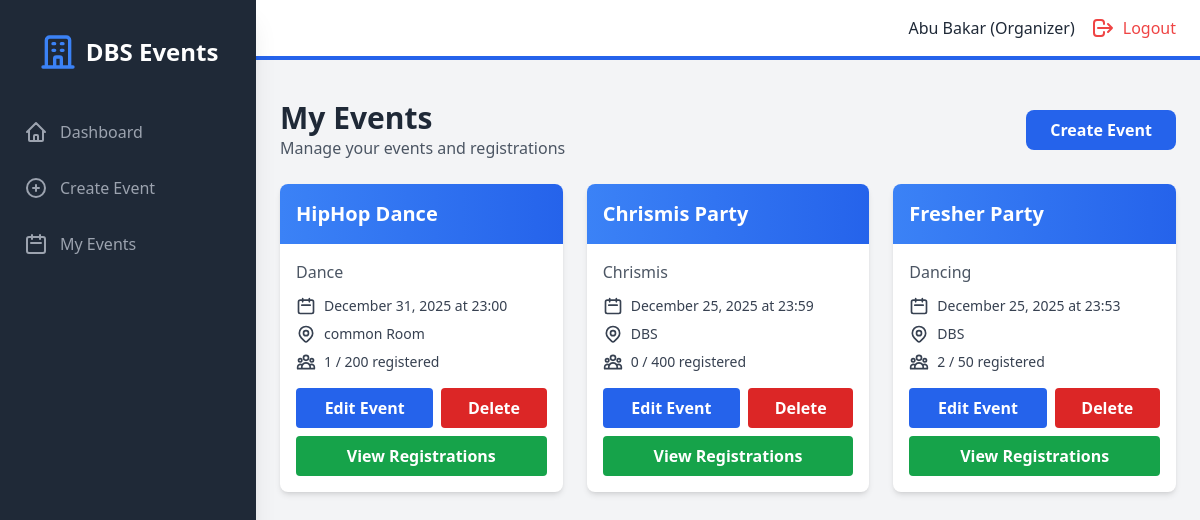
Screenshot of /organizer/events (signed in) with the database file from the repository.
### models.py (models this page shows, shortened)
class User(UserMixin, db.Model):
    id = db.Column(db.Integer, primary_key=True)
    student_number = db.Column(db.String(50), unique=True, nullable=True)
    email = db.Column(db.String(120), unique=True, nullable=False)
    password_hash = db.Column(db.String(200), nullable=False)
    name = db.Column(db.String(100), nullable=False)
    role = db.Column(db.String(20), nullable=False)  # superadmin, organizer, student
    created_at = db.Column(db.DateTime, default=datetime.utcnow)
    societies = db.relationship('Society', backref='head', lazy=True)
    events_created = db.relationship('Event', backref='creator', lazy=True)
    registrations = db.relationship('Registration', backref='student', lazy=True)

class Event(db.Model):
    id = db.Column(db.Integer, primary_key=True)
    title = db.Column(db.String(200), nullable=False)
    description = db.Column(db.Text, nullable=True)
    event_date = db.Column(db.DateTime, nullable=False)
    location = db.Column(db.String(200), nullable=False)
    capacity = db.Column(db.Integer, nullable=False)
    is_paid = db.Column(db.Boolean, default=False)
    cost = db.Column(db.Float, default=0.0)
    society_id = db.Column(db.Integer, db.ForeignKey('society.id'), nullable=True)
    created_by = db.Column(db.Integer, db.ForeignKey('user.id'), nullable=False)
    created_at = db.Column(db.DateTime, default=datetime.utcnow)
    registrations = db.relationship('Registration', backref='event', lazy=True, cascade='all, delete-orphan')
    def get_registered_count(self):
        return len(self.registrations)

### backend/routes/organizer.py (the view)
@organizer_bp.route("/organizer/events", endpoint="organizer_events")
@organizer_required
def organizer_events():
    my_events = Event.query.filter_by(created_by=current_user.id).order_by(
        Event.event_date.desc()
    ).all()
    return render_template("organizer/events.html", events=my_events)

### backend/main.py (called while the page is built)
@login_manager.user_loader
def load_user(user_id):
    return User.query.get(int(user_id))

### frontend/templates/organizer/events.html (shortened to what this page needs)
{% extends "base.html" %}
{% block auth_content %}
<div class="mb-6 flex justify-between items-center">
    <div>
        <h1 class="text-3xl font-bold text-gray-800">My Events</h1>
        <p class="text-gray-600">Manage your events and registrations</p>
    </div>
    <a href="{{ url_for('organizer.organizer_add_event') }}" class="bg-blue-600 text-white px-6 py-2 rounded-lg hover:bg-blue-700 font-semibold">
        Create Event
    </a>
</div>
{% if events %}
<div class="grid grid-cols-1 md:grid-cols-2 lg:grid-cols-3 gap-6">
    {% for event in events %}
    <div class="bg-white rounded-lg shadow-md overflow-hidden hover:shadow-lg transition">
        <div class="bg-gradient-to-r from-blue-500 to-blue-600 p-4">
            <h3 class="text-xl font-bold text-white">{{ event.title }}</h3>
        </div>
        <div class="p-4">
            <p class="text-gray-600 mb-3">{{ event.description[:100] }}{% if event.description|length > 100 %}...{% endif %}</p>
            <div class="space-y-2 text-sm mb-4">
                <div class="flex items-center text-gray-700">
                    <svg class="w-5 h-5 mr-2" fill="none" stroke="currentColor" viewBox="0 0 24 24">
                        <path stroke-linecap="round" stroke-linejoin="round" stroke-width="2" d="M8 7V3m8 4V3m-9 8h10M5 21h14a2 2 0 002-2V7a2 2 0 00-2-2H5a2 2 0 00-2 2v12a2 2 0 002 2z"></path>
                    </svg>
                    {{ event.event_date.strftime('%B %d, %Y at %H:%M') }}
                </div>
                <div class="flex items-center text-gray-700">
                    {{ event.location }}
                </div>
                <div class="flex items-center text-gray-700">
                    {{ event.get_registered_count() }} / {{ event.capacity }} registered
                </div>
            </div>
            <div class="mt-4 flex space-x-2">
                <a href="{{ url_for('organizer.organizer_edit_event', event_id=event.id) }}"
                   class="flex-1 bg-blue-600 text-white px-4 py-2 rounded hover:bg-blue-700 font-semibold text-center">
                    Edit Event
                </a>
                <form method="POST" action="{{ url_for('organizer.organizer_delete_event', event_id=event.id) }}"
                      onsubmit="return confirm('Are you sure you want to delete {{ event.title }}?')"
                      class="flex-1">
                    <button type="submit" class="w-full bg-red-600 text-white px-4 py-2 rounded hover:bg-red-700 font-semibold">
                        Delete
                    </button>
                </form>
            </div>
            <div class="mt-2">
                <a href="{{ url_for('registrations.view_registrations', event_id=event.id) }}"
                   class="block w-full bg-green-600 text-white px-4 py-2 rounded hover:bg-green-700 font-semibold text-center">
                    View Registrations
                </a>
            </div>
        </div>
    </div>
    {% endfor %}
</div>
{% endif %}
{% endblock %}

### frontend/templates/base.html (shortened to what this page needs)
<!DOCTYPE html>
<html lang="en">
<head>
    <script src="https://cdn.tailwindcss.com"></script>
    <link rel="stylesheet" href="{{ url_for('static', filename='css/style.css') }}">
</head>
<body class="bg-gray-100">
    {% if current_user.is_authenticated %}
    <div class="flex h-screen bg-gray-100">
        <div id="sidebar" class="sidebar fixed inset-y-0 left-0 z-30 w-64 bg-gray-800 overflow-y-auto transition duration-300 ease-out md:translate-x-0 md:static md:shadow-xl sidebar-closed">
            <div class="flex items-center justify-center mt-8">
                <div class="flex items-center">
                    <svg class="h-10 w-10 text-blue-500" fill="none" stroke="currentColor" viewBox="0 0 24 24">
                        <path stroke-linecap="round" stroke-linejoin="round" stroke-width="2" d="M19 21V5a2 2 0 00-2-2H7a2 2 0 00-2 2v16m14 0h2m-2 0h-5m-9 0H3m2 0h5M9 7h1m-1 4h1m4-4h1m-1 4h1m-5 10v-5a1 1 0 011-1h2a1 1 0 011 1v5m-4 0h4"></path>
                    </svg>
                    <span class="text-white text-2xl font-semibold ml-2">DBS Events</span>
                </div>
            </div>
            <nav class="mt-10">
                {% if current_user.role == 'superadmin' %}
                    <a class="flex items-center mt-4 py-2 px-6 text-gray-400 hover:bg-gray-700 hover:text-white" href="{{ url_for('admin.admin_dashboard') }}">
                        <svg class="h-6 w-6" fill="none" stroke="currentColor" viewBox="0 0 24 24"><path stroke-linecap="round" stroke-linejoin="round" stroke-width="2" d="M3 12l2-2m0 0l7-7 7 7M5 10v10a1 1 0 001 1h3m10-11l2 2m-2-2v10a1 1 0 01-1 1h-3m-6 0a1 1 0 001-1v-4a1 1 0 011-1h2a1 1 0 011 1v4a1 1 0 001 1m-6 0h6"></path></svg>
                        <span class="mx-3">Dashboard</span>
                    </a>
                    <a class="flex items-center mt-4 py-2 px-6 text-gray-400 hover:bg-gray-700 hover:text-white" href="{{ url_for('admin.admin_organizers') }}">
                        <svg class="h-6 w-6" fill="none" stroke="currentColor" viewBox="0 0 24 24"><path stroke-linecap="round" stroke-linejoin="round" stroke-width="2" d="M17 20h5v-2a3 3 0 00-5.356-1.857M17 20H7m10 0v-2c0-.656-.126-1.283-.356-1.857m0 0a5.002 5.002 0 019.288 0M15 7a3 3 0 11-6 0 3 3 0 016 0zm6 3a2 2 0 11-4 0 2 2 0 014 0zM7 10a2 2 0 11-4 0 2 2 0 014 0z"></path></svg>
                        <span class="mx-3">Organizers</span>
                    </a>
                    <a class="flex items-center mt-4 py-2 px-6 text-gray-400 hover:bg-gray-700 hover:text-white" href="{{ url_for('admin.admin_students') }}">
                        <svg class="h-6 w-6" fill="none" stroke="currentColor" viewBox="0 0 24 24"><path stroke-linecap="round" stroke-linejoin="round" stroke-width="2" d="M12 4.354a4 4 0 110 5.292M15 21H3v-1a6 6 0 0112 0v1zm0 0h6v-1a6 6 0 00-9-5.197M13 7a4 4 0 11-8 0 4 4 0 018 0z"></path></svg>
                        <span class="mx-3">Students</span>
                    </a>
                    <a class="flex items-center mt-4 py-2 px-6 text-gray-400 hover:bg-gray-700 hover:text-white" href="{{ url_for('admin.admin_societies') }}">
                        <svg class="h-6 w-6" fill="none" stroke="currentColor" viewBox="0 0 24 24"><path stroke-linecap="round" stroke-linejoin="round" stroke-width="2" d="M19 21V5a2 2 0 00-2-2H7a2 2 0 00-2 2v16m14 0h2m-2 0h-5m-9 0H3m2 0h5M9 7h1m-1 4h1m4-4h1m-1 4h1m-5 10v-5a1 1 0 011-1h2a1 1 0 011 1v5m-4 0h4"></path></svg>
                        <span class="mx-3">Societies</span>
                    </a>
                    <a class="flex items-center mt-4 py-2 px-6 text-gray-400 hover:bg-gray-700 hover:text-white" href="{{ url_for('admin.admin_events') }}">
                        <svg class="h-6 w-6" fill="none" stroke="currentColor" viewBox="0 0 24 24"><path stroke-linecap="round" stroke-linejoin="round" stroke-width="2" d="M8 7V3m8 4V3m-9 8h10M5 21h14a2 2 0 002-2V7a2 2 0 00-2-2H5a2 2 0 00-2 2v12a2 2 0 002 2z"></path></svg>
                        <span class="mx-3">All Events</span>
                    </a>
                {% elif current_user.role == 'organizer' %}
                    <a class="flex items-center mt-4 py-2 px-6 text-gray-400 hover:bg-gray-700 hover:text-white" href="{{ url_for('organizer.organizer_dashboard') }}">
                        <svg class="h-6 w-6" fill="none" stroke="currentColor" viewBox="0 0 24 24"><path stroke-linecap="round" stroke-linejoin="round" stroke-width="2" d="M3 12l2-2m0 0l7-7 7 7M5 10v10a1 1 0 001 1h3m10-11l2 2m-2-2v10a1 1 0 01-1 1h-3m-6 0a1 1 0 001-1v-4a1 1 0 011-1h2a1 1 0 011 1v4a1 1 0 001 1m-6 0h6"></path></svg>
                        <span class="mx-3">Dashboard</span>
                    </a>
                    <a class="flex items-center mt-4 py-2 px-6 text-gray-400 hover:bg-gray-700 hover:text-white" href="{{ url_for('organizer.organizer_add_event') }}">
                        <svg class="h-6 w-6" fill="none" stroke="currentColor" viewBox="0 0 24 24"><path stroke-linecap="round" stroke-linejoin="round" stroke-width="2" d="M12 9v3m0 0v3m0-3h3m-3 0H9m12 0a9 9 0 11-18 0 9 9 0 0118 0z"></path></svg>
                        <span class="mx-3">Create Event</span>
                    </a>
                    <a class="flex items-center mt-4 py-2 px-6 text-gray-400 hover:bg-gray-700 hover:text-white" href="{{ url_for('organizer.organizer_dashboard') }}">
                        <svg class="h-6 w-6" fill="none" stroke="currentColor" viewBox="0 0 24 24"><path stroke-linecap="round" stroke-linejoin="round" stroke-width="2" d="M8 7V3m8 4V3m-9 8h10M5 21h14a2 2 0 002-2V7a2 2 0 00-2-2H5a2 2 0 00-2 2v12a2 2 0 002 2z"></path></svg>
                        <span class="mx-3">My Events</span>
                    </a>
                {% endif %}
            </nav>
        </div>
        <div class="flex-1 flex flex-col overflow-hidden">
            <header class="flex justify-between items-center py-4 px-6 bg-white border-b-4 border-blue-600">
                <div class="flex items-center">
                    <span class="text-gray-800 mr-4">{{ current_user.name }} ({{ current_user.role | capitalize }})</span>
                    <a href="{{ url_for('public.logout') }}" class="flex items-center text-red-500 hover:text-red-700">
                        <svg class="h-6 w-6" fill="none" stroke="currentColor" viewBox="0 0 24 24"><path stroke-linecap="round" stroke-linejoin="round" stroke-width="2" d="M17 16l4-4m0 0l-4-4m4 4H7m6 4v1a3 3 0 01-3 3H6a3 3 0 01-3-3v-10a3 3 0 013-3h4a3 3 0 013 3v1"></path></svg>
                        <span class="ml-2 hidden sm:inline">Logout</span>
                    </a>
                </div>
            </header>
            <div class="px-6 pt-4">
            </div>
            <main class="flex-1 overflow-x-hidden overflow-y-auto bg-gray-100 p-6">
                {% block auth_content %}{% endblock %}
            </main>
        </div>
    </div>
    {% endif %}
</body>
</html>

### frontend/static/css/style.css (style rules this page uses)
body { font-family: 'Segoe UI', Tahoma, Geneva, Verdana, sans-serif; }
a, button { transition: all 0.3s ease; }

### frontend/templates/base.html (style rules this page uses)
.sidebar { transition: transform 0.3s ease-in-out; }
.sidebar-closed { transform: translateX(-100%); }
@media (min-width: 768px) { .sidebar-closed { transform: translateX(0); } }

### rows the page displays
User: name "Abu Bakar", role "Organizer"
Event: title "HipHop Dance", description "Dance", event_date "December 31, 2025 at 23:00", location "common Room", get_registered_count "1", capacity "200"
Event: title "Chrismis Party", description "Chrismis", event_date "December 25, 2025 at 23:59", location "DBS", get_registered_count "0", capacity "400"
Event: title "Fresher Party", description "Dancing", event_date "December 25, 2025 at 23:53", location "DBS", get_registered_count "2", capacity "50"
